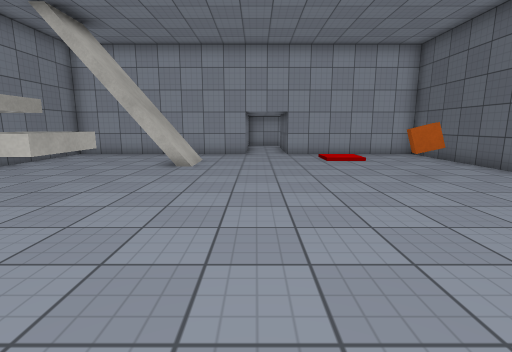
view 1 (above)

17 first-person views from a walk through a Unity game level. The camera is 1.3 m above the floor, tilts 10° down and sees 85° across. The floor is counted in squares, 1 m on a side. Each view is taken from the middle of a square. On the plan, view 1 faces up. The plan holds only what a view shows up to about 13 squares ahead; the rest is blank. The place goes on beyond the plan. The player character is not drawn. Door leaves are left out, so doorways stand open. Surface patterns are stand-ins for the level's own textures.

view 2
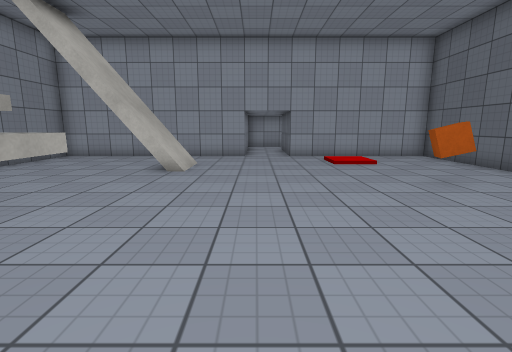

view 3
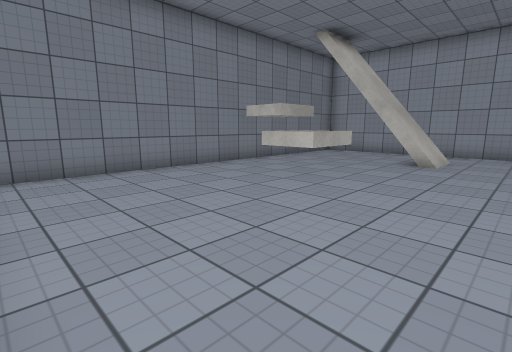

view 4
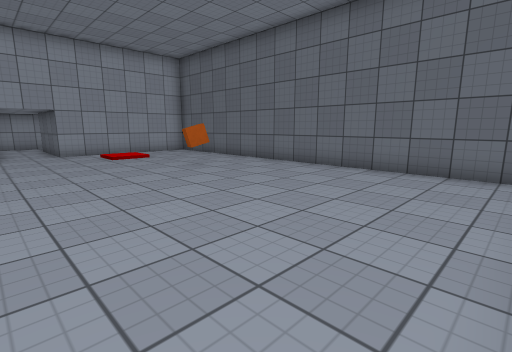

view 5
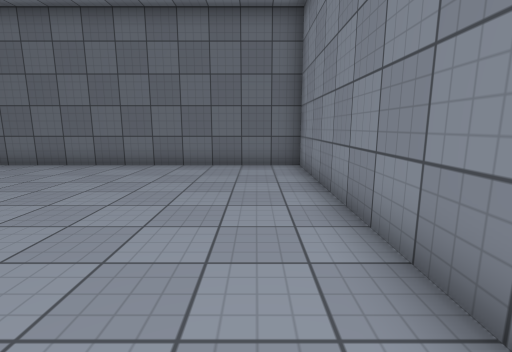

view 6
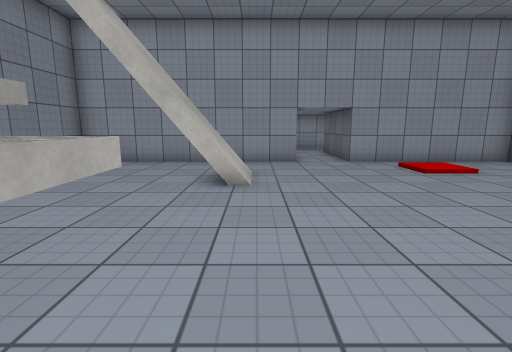

view 7
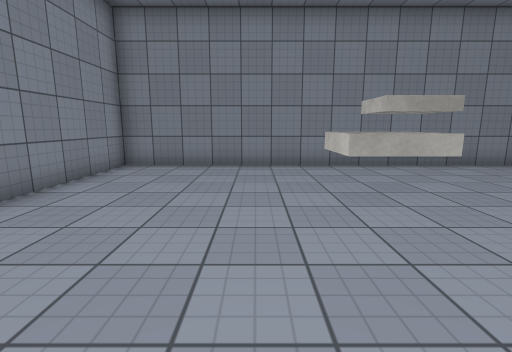

view 8
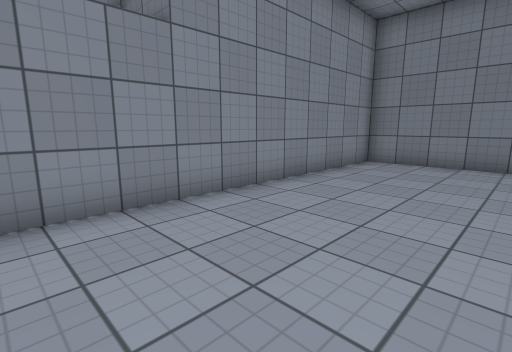

view 9
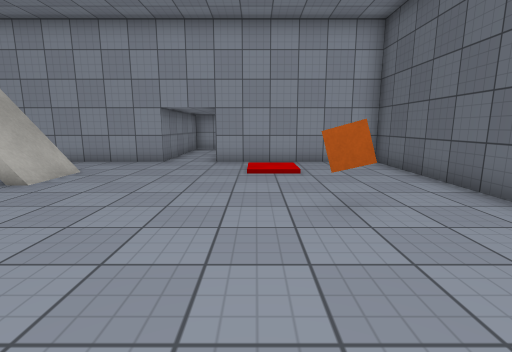

view 10
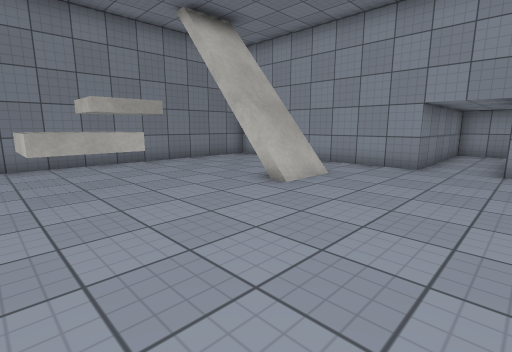

view 11
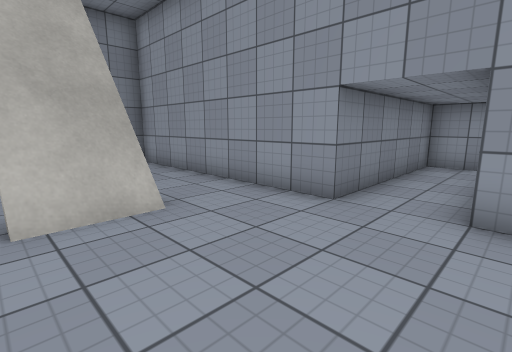

view 12
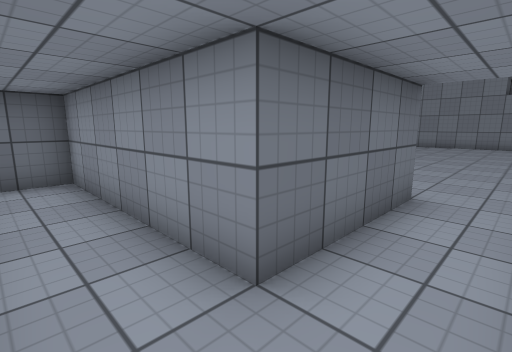

view 13
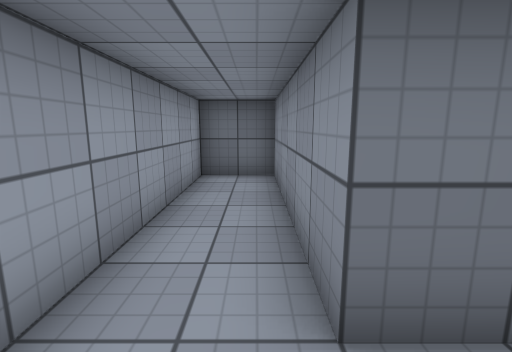

view 14
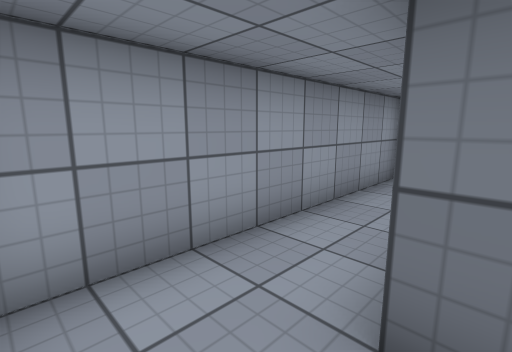

view 15
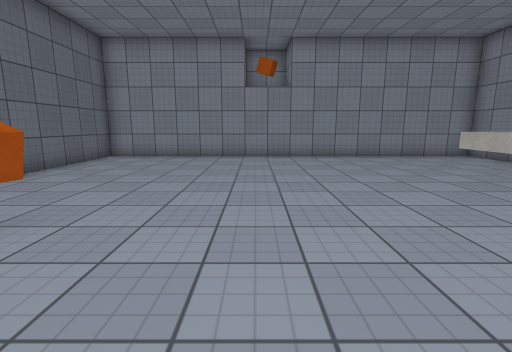

view 16
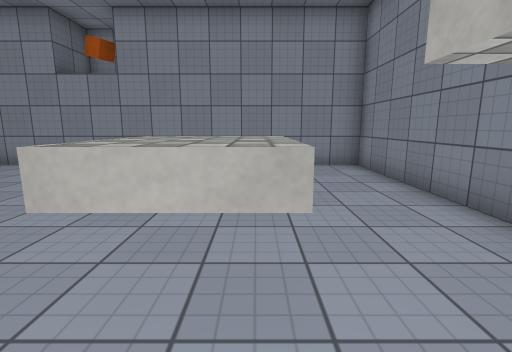

view 17
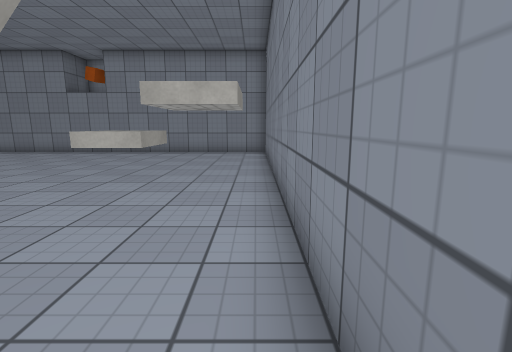

### Floor plan
Key: @ floor where view 1 was taken; # wall or solid block; . floor; / step, stairs or slope; D open door; ^ raised ledge; T thing the floor can be seen under or through; C orange cube.
Columns run from 9 left of view 1 to 8 right of it. Each row starts with its distance up from view 1.
 20         ##########
 19         #........#
 18         #........#
 17         #..#######
 16         #..#
 15         #..#
 14 #########DD#######
 13 #................#
 12 #...........//...#
 11 #....##....../...#
 10 #....##..........#
  9 #....##..........#
  8 #TTT.........CC..#
  7 #  T.........CC..#
  6 #.TT^^...........#
  5 #...^^...........#
  4 #................#
  3 #................#
  2 #................#
  1 #................#
  0 #........@.......#
 -1 #................#
 -2 ##################

Where each view was taken, in squares from view 1:
view 1: 0 up, 0 right, facing up
view 2: 1 up, 0 right, facing up
view 3: 1 down, 0 right, facing up-left
view 4: 1 down, 1 left, facing up-right
view 5: 0 up, 2 left, facing right
view 6: 3 up, 2 left, facing up
view 7: 3 up, 1 right, facing left
view 8: 3 up, 2 right, facing down-left
view 9: 3 up, 3 right, facing up
view 10: 4 up, 2 right, facing up-left
view 11: 9 up, 2 right, facing up-left
view 12: 19 up, 0 right, facing down-right
view 13: 18 up, 0 right, facing right
view 14: 17 up, 0 right, facing up-right
view 15: 11 up, 1 right, facing down
view 16: 8 up, 5 left, facing down
view 17: 13 up, 8 left, facing down
